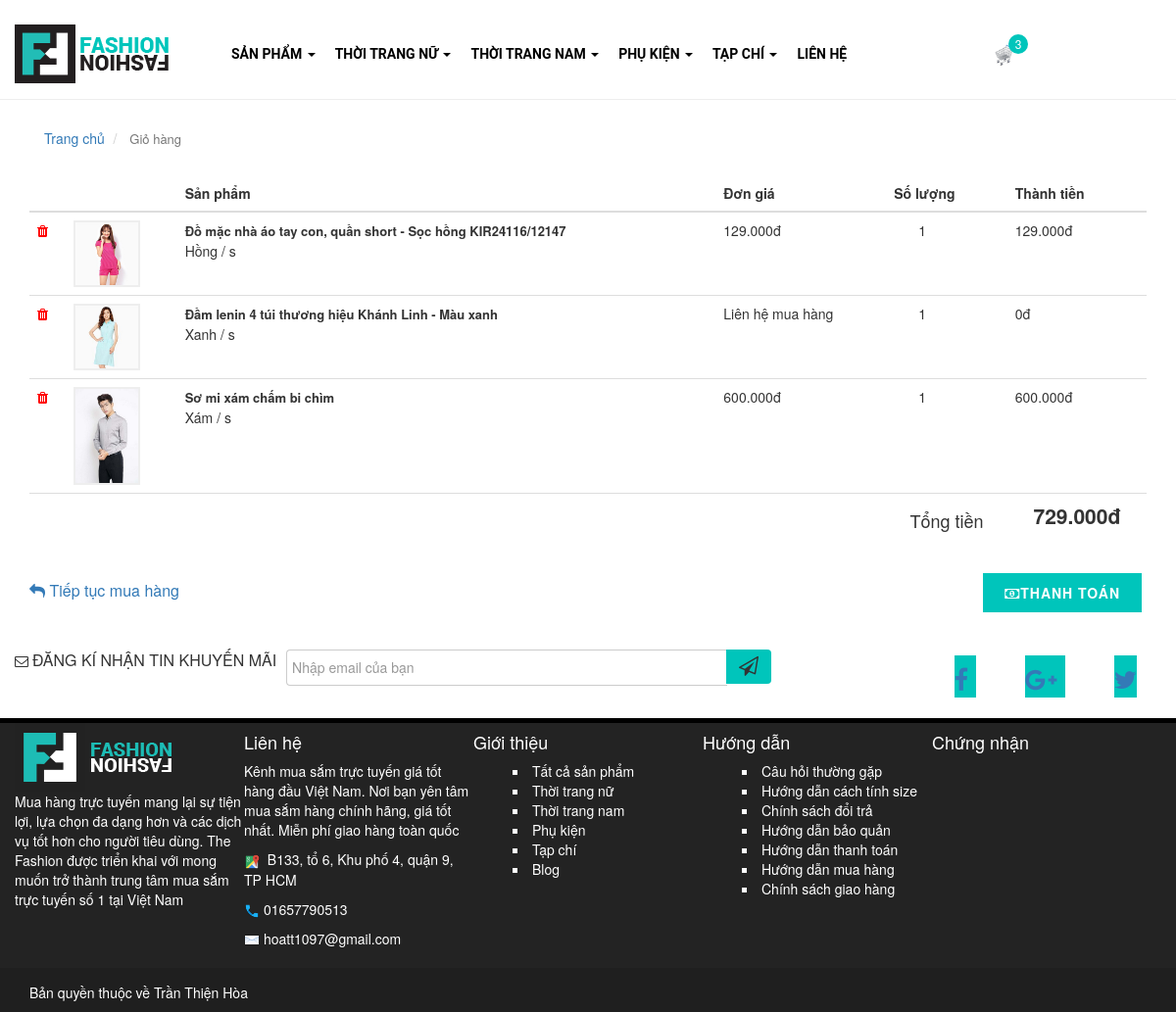
Page /cart.php on the earlier database version.
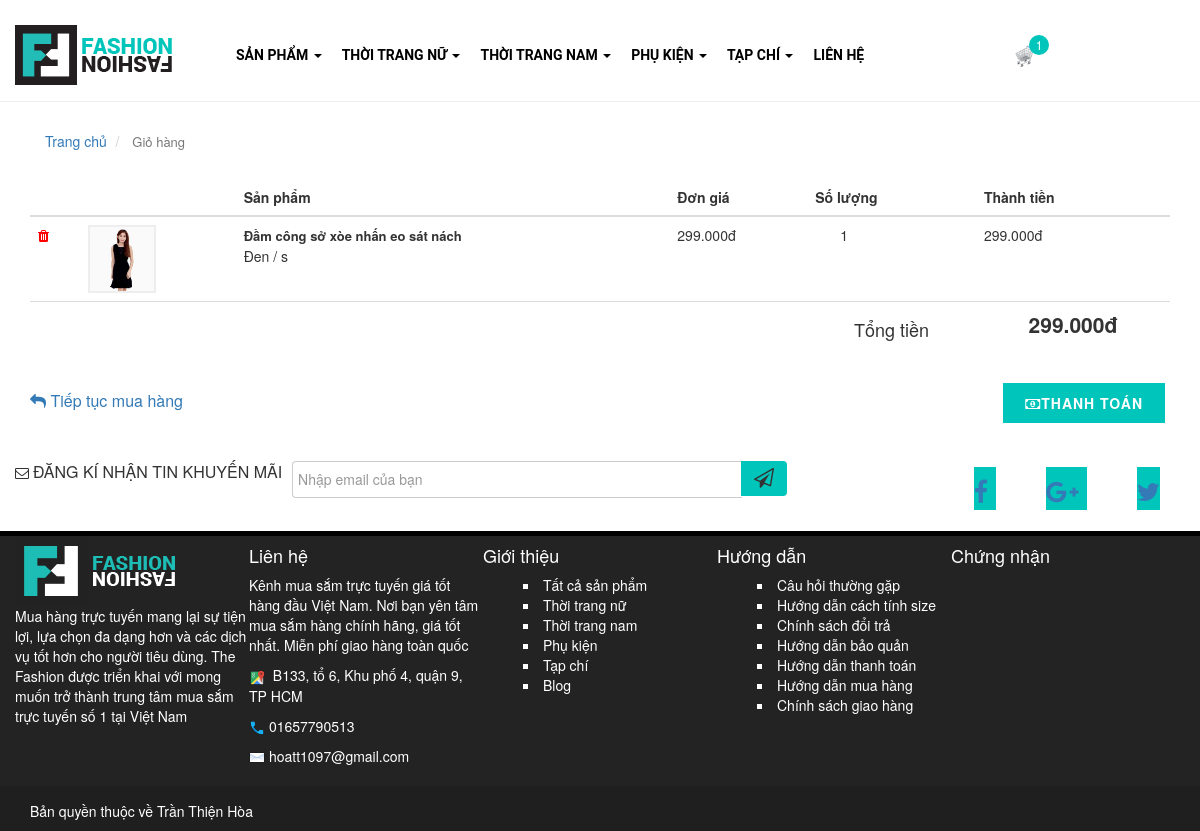
Same page on the later database version.
### tables this page shows
CREATE TABLE `cart` (
  `id` int(10) NOT NULL,
  `product_id` int(10) NOT NULL,
  `color_choose` varchar(50) NOT NULL,
  `size_choose` varchar(50) NOT NULL,
  `amount` int(10) NOT NULL,
  `sum_price` int(10) NOT NULL
);

CREATE TABLE `product` (
  `id` int(10) NOT NULL,
  `name` varchar(100) NOT NULL,
  `brand` varchar(50) NOT NULL,
  `color` varchar(50) NOT NULL,
  `price` double NOT NULL,
  `status` int(10) NOT NULL,
  `sale` int(10) NOT NULL,
  `descrition` varchar(5000) NOT NULL,
  `category_id` int(10) NOT NULL,
  `image_id` int(10) NOT NULL,
  `image_link` varchar(100) NOT NULL
);

### database.php (called while the page is built, shortened)
<?php
    class Database{
        private $conn =  null;
        private $host = 'localhost';
        private $user = 'root';
        private $pass = 'root';
        private $data = 'shopfashion';
        private $result = null;
        private function connect(){
            $this->conn = new mysqli($this->host,$this->user,$this->pass,$this->data)
            or die ('Kết nối thất bại!');
            $this->conn->query('SET NAMES UTF8');
        }
        public function select($sql)
        {
            $this->result = $this->conn->query($sql);
        }
        public function fetch()
        {
            if($this->result->num_rows > 0)
            {
                $rows = $this->result->fetch_assoc();
            }
            else
            {
                $rows=0;
            }
            return $rows;
        }
    }
?>

### cart.php (the view, shortened to what the rows shown need)
<?php
  include 'database.php';
  $dt = new Database;
?>
<!DOCTYPE html>
<html lang="en">
  <head>
    <link rel="stylesheet" type="text/css" href="css/bootstrap.min.css">
    <link rel="stylesheet" type="text/css" href="css/bootstrap-theme.min.css">
    <link rel="stylesheet" href="https://maxcdn.bootstrapcdn.com/font-awesome/4.4.0/css/font-awesome.min.css">
  </head>
  <body>
  <?php
      include 'header.php';
  ?>
  <section id="page-title">
    <div class="container clearfix">
      <ol class="breadcrumb col-md-6 col-sm-6">
        <li class="active">
          <h1 title="Giỏ hàng">Giỏ hàng</h1>
        </li>
      </ol>
    </div>
  </section>
  <section class="have_cart">
    <div class="container clearfix">
      <div class="">
          <div class="table-responsive">
            <table class="table ">
              <thead>
                <tr>
                  <th class="cart-product-remove">&nbsp;</th>
                  <th class="cart-product-thumbnail">&nbsp;</th>
                  <th class="cart-product-name">Sản phẩm</th>
                  <th class="cart-product-price">Đơn giá</th>
                  <th class="cart-product-quantity">Số lượng</th>
                  <th class="cart-product-subtotal">Thành tiền</th>
                </tr>
              </thead>
              <tbody>
              <?php
                $dt -> select("SELECT * FROM product,cart WHERE product.id = cart.product_id ");
                while( $r = $dt->fetch() )
                {
                  $name = $r["name"];
                  $symbol = 'đ';
                  $symbol_thousand = '.';
                  $decimal_place = 0;
                  $price = number_format($r["price"], $decimal_place, '', $symbol_thousand).$symbol;
                  if( $r["price"] == "0" )
                  {
                    $price = "Liên hệ mua hàng";
                  }
                  $link = $r["image_link"];
                  $color_choose = $r["color_choose"];
                  $size_choose = $r["size_choose"];
                  $amount = $r["amount"];
                  $sum_price = number_format($r["sum_price"], $decimal_place, '', $symbol_thousand).$symbol;
              ?>
                <tr class="cart_item">
                  <td class="cart-product-remove">
                    <a itemprop="<?=$r["id"]?>" class="remove" title="Bỏ sản phẩm này"><i class="fa fa-trash"></i></a>
                  </td>
                  <td class="cart-product-thumbnail">
                    <a href="" itemprop="<?=$r["image_id"]?>"><img src="<?=$link?>" alt="<?=$name?>"></a>
                  </td>
                  <td class="cart-product-name">
                    <a href="" itemprop="<?=$r["image_id"]?>"><?=$name?></a>
                    <p><?=$color_choose?> / <?=$size_choose?></p>
                  </td>
                  <td class="cart-product-price">
                    <span class="amount"><?=$price?></span>
                  </td>
                  <td class="cart-product-quantity">
                    <div class="quantity clearfix">
                      <p style="padding-left: 25px;"><?=$amount?></p>
                    </div>
                  </td>
                  <td class="cart-product-subtotal">
                    <span class="amount"><?=$sum_price?></span>
                  </td>
                </tr>
                <?php
                  }
                ?>
              </tbody>
            </table>
          </div>
      </div>
  </div>
</section>
  <?php
    include 'footer.php';
  ?>
  </body>
</html>

Differences in the rows shown:
removed cart: product.image_link (picture), product.name "Đầm lenin 4 túi thương hiệu Khánh Linh - Màu xanh", color_choose "Xanh", size_choose "s", product.price "Liên hệ mua hàng", amount "1", sum_price "0đ"
removed cart: product.image_link (picture), product.name "Sơ mi xám chấm bi chìm", color_choose "Xám", size_choose "s", product.price "600.000đ", amount "1", sum_price "600.000đ"
changed cart: product.image_link: a different picture; product.name "Đồ mặc nhà áo tay con, quần short - Sọc hồng KIR24116/12147" → "Đầm công sở xòe nhấn eo sát nách"; color_choose "Hồng" → "Đen"; product.price "129.000đ" → "299.000đ"; sum_price "129.000đ" → "299.000đ"
Other differences:
$count: "3" → "1"
$sum_price_built_vnd: "729.000đ" → "299.000đ"
